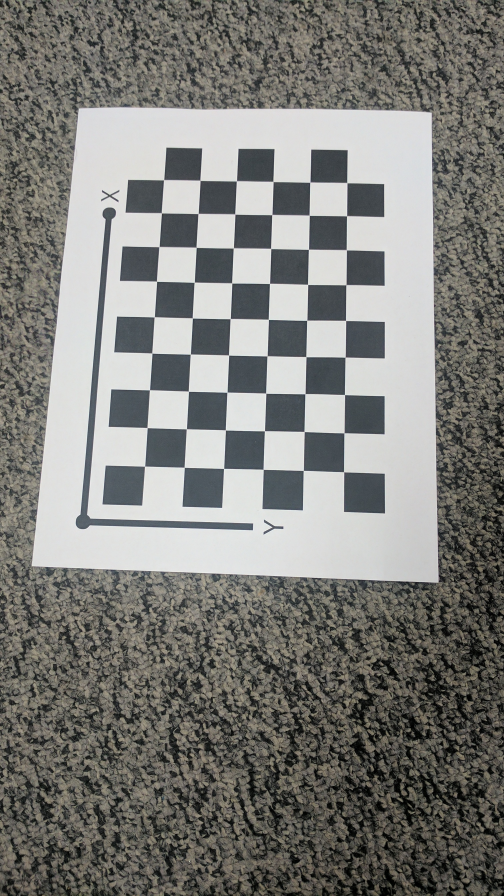
#> input picture Calibration_Imgs/IMG_20170209_042606.jpg, 1512 x 2688 px (shown at 1/3 size); its folder holds 4 pictures in this run
$ python Wrapper.py
#> lines starting #> are read from the running program, lines starting #| are printed output that depends on the picture
import numpy as np
import cv2
import os
import glob

folder = "/home/alien/CV_p1/Calibration_Imgs"

out_corners_dir = "/home/alien/CV_p1/outputs/corners"
os.makedirs(out_corners_dir, exist_ok=True)

out_reproj_dir = "/home/alien/CV_p1/outputs/reprojection"
os.makedirs(out_reproj_dir, exist_ok=True)


pattern_size = (9,6)
square_size = 0.025

extensions = ["*.jpg"]
image_paths = []

for ext in extensions:
    image_paths.extend(glob.glob(os.path.join(folder, ext)))
image_paths.sort()

if len(image_paths) == 0:
    raise RuntimeError(f"No images in the folder: {folder}")

objp_3d = np.zeros((pattern_size[0] * pattern_size[1], 3), np.float32)
objp_3d[:, :2] = np.mgrid[0:pattern_size[0], 0:pattern_size[1]].T.reshape(-1,2)
objp_3d = objp_3d * square_size

objpoints = []
imgpoints = []

criteria = (cv2.TERM_CRITERIA_EPS + cv2.TERM_CRITERIA_MAX_ITER, 30, 0.001)

for fname in image_paths:
    img = cv2.imread(fname)
#> img is the input picture: shape (2688, 1512, 3); mean B, G, R 121.3, 125.2, 125.3
    gray = cv2.cvtColor(img, cv2.COLOR_BGR2GRAY)

    ret, corners = cv2.findChessboardCorners(gray, pattern_size, None)
#> ret = True; corners = 54 rows, first 8: [435.1, 1399.1], [442.3, 1283.7], [449.4, 1170.7], [456.7, 1060.4], [463.6, 951.7], [470.9, 845.2], [477.8, 741.4], [485.3, 639.8]

    if ret:
        objpoints.append(objp_3d)
        corners2 = cv2.cornerSubPix(gray, corners, (11,11), (-1,-1), criteria)
#> corners2 = 54 rows, first 8: [434.9, 1399.4], [442.3, 1283.8], [449.5, 1170.6], [456.6, 1060.3], [463.6, 951.7], [470.7, 844.8], [478, 741.2], [485.1, 639.7]
        vis = img.copy()
        cv2.drawChessboardCorners(vis, pattern_size, corners2, ret)
        base = os.path.splitext(os.path.basename(fname))[0]
        out_path = os.path.join(out_corners_dir, f"{base}_corners.png")
        cv2.imwrite(out_path, vis)
        imgpoints.append(corners2.squeeze())

print(f"Extracted corners from {len(imgpoints)} images")

def compute_homography(obj_pts, img_pts):

    obj_pts = obj_pts[:, :2]
    #Normalization
    mean_obj = np.mean(obj_pts, axis = 0)
    mean_img = np.mean(img_pts, axis = 0)

    shifted_obj = obj_pts - mean_obj
    shifted_img = img_pts - mean_img

    scale_obj = np.sqrt(2) / np.mean(np.linalg.norm(shifted_obj, axis = 1))
    scale_img = np.sqrt(2) / np.mean(np.linalg.norm(shifted_img, axis = 1))

    T_obj = np.array([
        [scale_obj, 0, -scale_obj * mean_obj[0]],
        [0, scale_obj, -scale_obj * mean_obj[1]],
        [0, 0 ,1]
    ])

    T_img = np.array([
        [scale_img, 0, -scale_img * mean_img[0]],
        [0, scale_img, -scale_img * mean_img[1]],
        [0, 0, 1]
    ])

    norm_obj = (T_obj @ np.hstack((obj_pts, np.ones((len(obj_pts), 1)))).T).T[:, :2]
    norm_img = (T_img @ np.hstack((img_pts, np.ones((len(img_pts),1 )))).T).T[:, :2]

    #L matrix
    L =[]
    for (X,Y), (u,v) in zip(norm_obj, norm_img):
        L.append([-X, -Y, -1, 0, 0, 0, u*X, u*Y, u])
        L.append([0, 0, 0, -X, -Y, -1, v*X, v*Y, v])
    L = np.array(L)

    U, S, Vh = np.linalg.svd(L)
    H_norm = Vh[-1].reshape(3,3)

    H = np.linalg.inv(T_img) @ H_norm @ T_obj

    return H / H[2,2]

homographies = []
#> homographies = []

for op, ip in zip(objpoints, imgpoints):
    H = compute_homography(op, ip)
    homographies.append(H)
#> this loop made 4 passes
#> pass 1, in compute_homography, `U, S, Vh = np.linalg.svd(L)`:
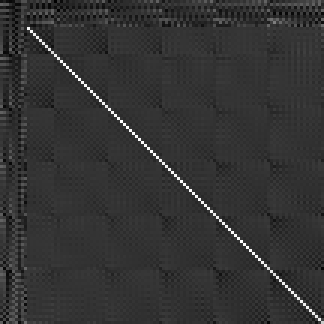
#> U: shape (108, 108) float64 (shown 3 times larger); min -0.248, max 0.975, mean -0.000105; drawn with min black and max white
print(f"Computed {len(homographies)} Homography matrices")


# Closed Form solution for Intrinsics

def create_v(H, i, j):
    hi = H[:,i]
    hj = H[:,j]

    return np.array([
        hi[0]*hj[0],
        hi[0]*hj[1] + hi[1]*hj[0],
        hi[1]*hj[1],
        hi[2]*hj[0] + hi[0]*hj[2],
        hi[2]*hj[1] + hi[1]*hj[2],
        hi[2]*hj[2]
    ])

V = []
for H in homographies:
    v12 = create_v(H, 0, 1)
    v11 = create_v(H, 0, 0)
    v22 = create_v(H, 1, 1)

    V.append(v12)
    V.append(v11 - v22)

V = np.array(V)

U, S, Vh = np.linalg.svd(V)

b = Vh[-1]

# Intrinsic parameters

B11, B12, B22, B13, B23, B33 = b[0], b[1], b[2], b[3], b[4], b[5]

v0 = (B12*B13 - B11*B23) / (B11*B22 - B12*B12)
lam = B33 - (B13*B13 + v0*(B12*B13 - B11*B23)) / B11
alpha = np.sqrt(lam / B11)
beta = np.sqrt(lam * B11 / (B11 * B22 - B12**2))
gamma = -B12 * alpha**2 * beta / lam
u0 = (gamma*v0 / beta) - (B13* alpha**2 / lam)

# Intrinsic Matrix

A = np.array([
    [alpha, gamma, u0],
    [0, beta, v0],
    [0, 0, 1]
])

print(f"Intrinsic matrix is: {A}")

# Extrinsic Matrix
A_inv = np.linalg.inv(A)

extrinsics = []
for i, H in enumerate(homographies):
    h1 = H[:, 0]
    h2 = H[:, 1]
    h3 = H[:, 2]

    norm_val = np.linalg.norm(A_inv @ h1)
    lam_scale = 1 / norm_val

    r1 = lam_scale * (A_inv @ h1)
    r2 = lam_scale * (A_inv @ h2)
    r3 = np.cross(r1, r2)
    t = lam_scale * (A_inv @ h3)

    Q = np.stack((r1, r2, r3), axis =1)

    U, S, Vt = np.linalg.svd(Q)
    R = U @ Vt
    extrinsics.append((R, t))
    print(f"For image: {i}, translation vector: {t}")

print(f"Computed Extrinsics for {len(extrinsics)} images")


#Radial Distorsion Estimation
D = []
d = []

for i, (obj_pts, img_pts) in enumerate(zip(objpoints, imgpoints)):

    R, t = extrinsics[i]

    for j in range(len(obj_pts)):
        M = obj_pts[j]
        m_obs =  img_pts[j]

        M_col = M.reshape(3,1)
        t_col = t.reshape(3,1)

        P_c = (R @ M_col) + t_col

        x_norm = P_c[0] / P_c[2]
        y_norm = P_c[1] / P_c[2]

        r2 = x_norm**2 + y_norm**2
        r4 = r2**2

        #Projection to Ideal Pixel Coordinates using A

        u_ideal = alpha * x_norm + gamma * y_norm + u0
        v_ideal = beta * y_norm + v0

        # For u component
        D.append([(u_ideal - u0)*r2, (u_ideal -u0)*r4])
        d.append(m_obs[0] - u_ideal)

        # For v component
        D.append([(v_ideal - v0)*r2, (v_ideal -v0)*r4])
        d.append(m_obs[1] - v_ideal)

D = np.array(D).reshape(-1, 2)
d = np.array(d).reshape(-1)

#Solving least squares
k_coeffs, residuals, rank, s = np.linalg.lstsq(D, d, rcond = None)

k1 = k_coeffs[0]
k2 = k_coeffs[1]

print(f"Estimated Distorsion Coefficients: {k1} and {k2}")


#Reprojection Error
def calculate_rerprojection_error(objpoints, imgpoints, A, k1, k2, extrinsics):

#> called with A = array of shape (3, 3), k1 = 0.0137, k2 = -0.0971
    total_error_sq = 0
    total_points = 0

    alpha, beta, gamma = A[0,0] , A[1,1], A[0,1]
    u0, v0 = A[0,2], A[1,2]

    print("\n----- Reprojection Error Report ----")

    for i, (obj_pts, img_pts) in enumerate(zip(objpoints, imgpoints)):
        R, t = extrinsics[i]

        t_col = t.reshape(3,1)
        P_c = (R @ obj_pts.T) + t_col

        x_norm = P_c[0] / P_c[2]
        y_norm = P_c[1] / P_c[2]

        r2 = x_norm**2 + y_norm**2
        r4 = r2**2

        k_factor = 1 + k1 * r2 + k2 * r4

        x_dist = x_norm * k_factor
        y_dist = y_norm * k_factor

        u_proj = alpha * x_dist + gamma * y_dist + u0
        v_proj = beta * y_dist + v0

        projected_pts = np.stack((u_proj, v_proj), axis=1)

        error = np.linalg.norm(img_pts - projected_pts, axis = 1)

        image_error_sq = np.sum(error**2)
        total_error_sq += image_error_sq
        total_points += len(obj_pts)

        rms_img = np.sqrt(image_error_sq / len(obj_pts))
        print(f"Image {i} RMS Error: {rms_img: .4f} pixels")

    total_rms = np.sqrt(total_error_sq / total_points)
    return total_rms

rms_error = calculate_rerprojection_error(objpoints, imgpoints, A, k1, k2, extrinsics)
print(f"Total RMS Reprojection Error: {rms_error: .4f} pixels")


def save_reprojected_images(image_paths, objpoints, imgpoints, A, k1, k2, extrinsics):

#> called with A = array of shape (3, 3), k1 = 0.0137, k2 = -0.0971
    alpha, beta, gamma = A[0,0], A[1,1], A[0,1]
    u0, v0 = A[0,2], A[1,2]

    for i, (obj_pts, img_pts) in enumerate(zip(objpoints, imgpoints)):

        img = cv2.imread(image_paths[i])
        R, t = extrinsics[i]
        t_col = t.reshape(3,1)

        P_c = (R @ obj_pts.T) + t_col

        x_norm = P_c[0] / P_c[2]
        y_norm = P_c[1] / P_c[2]

        r2 = x_norm**2 + y_norm**2
        r4 = r2**2

        k_factor = 1 + k1 * r2 + k2 * r4

        x_dist = x_norm * k_factor
        y_dist = y_norm * k_factor

        u_proj = alpha * x_dist + gamma * y_dist + u0
        v_proj = beta * y_dist + v0

        projected_pts = np.stack((u_proj, v_proj), axis=1)

        vis = img.copy()

        for obs, proj in zip(img_pts, projected_pts):
            obs = tuple(np.round(obs).astype(int))
            proj = tuple(np.round(proj).astype(int))

            cv2.circle(vis, obs, 10, (0,255,0), -1)

            cv2.circle(vis, proj, 10, (0,0,255), -1)

        base = os.path.splitext(os.path.basename(image_paths[i]))[0]
        out_path = os.path.join(out_reproj_dir, f"{base}_reprojection.png")
        cv2.imwrite(out_path, vis)

save_reprojected_images(image_paths, objpoints, imgpoints, A, k1, k2, extrinsics)
